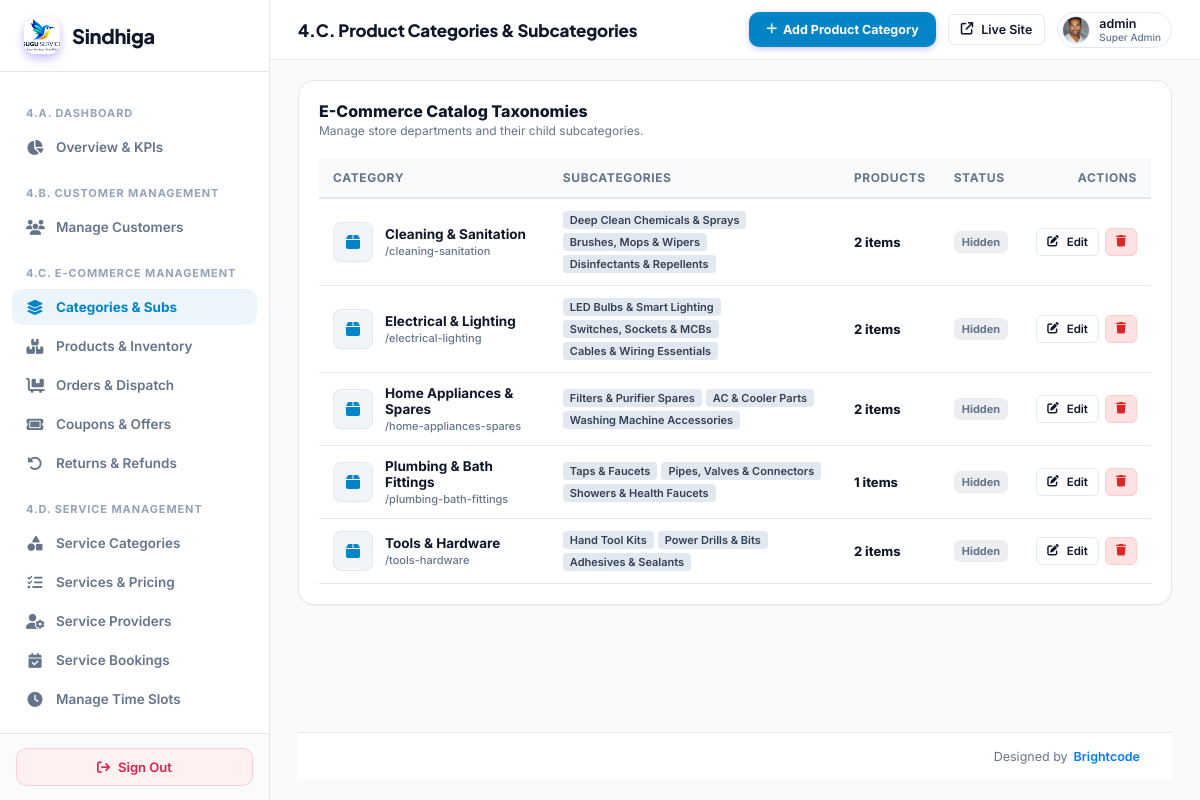
The app's page /super-admin/ecom/categories/ (signed in) with its own data.
### myapp/models.py (models this page shows, shortened)
class CustomUser(AbstractUser):
    ROLE_CHOICES = (
        ('ADMIN', 'Admin'),
        ('SERVICE_PROVIDER', 'Service Provider'),
        ('VENDOR', 'Vendor / Service Provider'),
        ('DELIVERY_PARTNER', 'Delivery Partner'),
        ('CUSTOMER', 'Customer'),
        ('USER', 'User / Customer'),
    )
    role = models.CharField(max_length=25, choices=ROLE_CHOICES, default='CUSTOMER')
    assigned_state = models.CharField(max_length=100, blank=True, null=True, help_text="Assigned State/Territory for Area Admin")
    assigned_city = models.CharField(max_length=100, blank=True, null=True, help_text="Assigned City (optional) for Area Admin")

class UserProfile(models.Model):
    user = models.OneToOneField(CustomUser, on_delete=models.CASCADE, related_name='user_profile')
    phone_number = models.CharField(max_length=20, blank=True, null=True)
    city = models.CharField(max_length=100, blank=True, null=True)
    state = models.CharField(max_length=100, blank=True, null=True)
    profile_image = models.ImageField(upload_to='user_profiles/', null=True, blank=True)

class ProductCategory(models.Model):
    name = models.CharField(max_length=150)
    slug = models.SlugField(max_length=150, unique=True, null=True, blank=True)
    description = models.TextField(blank=True, null=True)
    icon_class = models.CharField(max_length=100, default='bi-box-seam')
    image = models.ImageField(upload_to='product_categories/', null=True, blank=True)
    order = models.IntegerField(default=0)
    status = models.CharField(max_length=20, choices=(('active', 'Active'), ('inactive', 'Inactive')), default='active')
    created_at = models.DateTimeField(default=timezone.now)
    class Meta:
        verbose_name_plural = "Product Categories"
        ordering = ['order', 'name']

class ProductSubCategory(models.Model):
    category = models.ForeignKey(ProductCategory, on_delete=models.CASCADE, related_name='subcategories')
    name = models.CharField(max_length=150)
    slug = models.SlugField(max_length=150, null=True, blank=True)
    image = models.ImageField(upload_to='product_subcategories/', null=True, blank=True)
    status = models.CharField(max_length=20, choices=(('active', 'Active'), ('inactive', 'Inactive')), default='active')
    order = models.IntegerField(default=0)
    created_at = models.DateTimeField(default=timezone.now)
    class Meta:
        verbose_name_plural = "Product SubCategories"
        ordering = ['order', 'name']

### myapp/sindhiga_superadmin_canonical_views.py (the view)
# urls.py: path('super-admin/ecom/categories/', canon_admin.super_admin_ecom_categories, name='super_admin_ecom_categories'),
@user_passes_test(super_admin_check, login_url='/super-admin/login/')
def super_admin_ecom_categories(request):
    categories = ProductCategory.objects.prefetch_related('subcategories').annotate(
        product_count=Count('products')
    ).order_by('name')
    return render(request, 'superadmin/ecom_categories.html', {
        'categories': categories
    })

### myapp/sindhiga_superadmin_canonical_views.py (called while the page is built)
def super_admin_check(user):
    return user.is_authenticated and (user.is_superuser or user.is_staff or getattr(user, 'role', '') == 'ADMIN')

### templates/superadmin/ecom_categories.html (shortened to what this page needs)
{% extends 'superadmin/base.html' %}
{% block header_title %}4.C. Product Categories &amp; Subcategories{% endblock %}
{% block header_actions %}
<a href="{% url 'super_admin_ecom_category_create' %}" class="btn btn-primary btn-sm" style="background: var(--accent); color: white; padding: 8px 16px; border-radius: var(--r-sm); font-weight: 700; text-decoration: none; display: inline-flex; align-items: center; gap: 6px;">
  <i class="fa-solid fa-plus"></i> Add Product Category
</a>
{% endblock %}
{% block content %}
<div class="card" style="padding: 20px;">
  <div style="display: flex; justify-content: space-between; align-items: center; margin-bottom: 20px;">
    <div>
      <h3 style="font-size: 16px; font-weight: 800; color: var(--text-main); margin: 0;">E-Commerce Catalog Taxonomies</h3>
      <p style="font-size: 12px; color: var(--text-muted); margin: 2px 0 0;">Manage store departments and their child subcategories.</p>
    </div>
  </div>
  <div style="overflow-x: auto;">
    <table class="data-table" style="width: 100%; border-collapse: collapse; font-size: 13px;">
      <thead>
        <tr style="border-bottom: 2px solid var(--border); text-align: left; background: #f8fafc;">
          <th style="padding: 12px 14px; font-weight: 700; color: var(--text-muted);">Category</th>
          <th style="padding: 12px 14px; font-weight: 700; color: var(--text-muted);">Subcategories</th>
          <th style="padding: 12px 14px; font-weight: 700; color: var(--text-muted);">Products</th>
          <th style="padding: 12px 14px; font-weight: 700; color: var(--text-muted);">Status</th>
          <th style="padding: 12px 14px; font-weight: 700; color: var(--text-muted); text-align: right;">Actions</th>
        </tr>
      </thead>
      <tbody>
        {% for cat in categories %}
        <tr style="border-bottom: 1px solid var(--border);">
          <td style="padding: 12px 14px;">
            <div style="display: flex; align-items: center; gap: 12px;">
              <div style="width: 40px; height: 40px; border-radius: 8px; background: #f1f5f9; border: 1px solid var(--border); display: flex; align-items: center; justify-content: center; overflow: hidden; flex-shrink: 0;">
                {% if cat.image %}
                  <img src="{{ cat.image.url }}" alt="{{ cat.name }}" style="width: 100%; height: 100%; object-fit: cover;">
                {% else %}
                  <i class="fa-solid {{ cat.icon|default:'fa-box' }}" style="color: var(--accent); font-size: 16px;"></i>
                {% endif %}
              </div>
              <div>
                <strong style="font-size: 13.5px; color: var(--text-main); display: block;">{{ cat.name }}</strong>
                <span style="font-size: 11px; color: var(--text-muted);">/{{ cat.slug }}</span>
              </div>
            </div>
          </td>
          <td style="padding: 12px 14px;">
            <div style="display: flex; flex-wrap: wrap; gap: 4px; max-width: 320px;">
              {% for sub in cat.subcategories.all %}
                <span style="background: #e2e8f0; color: #334155; font-size: 11px; font-weight: 600; padding: 2px 7px; border-radius: 4px;">{{ sub.name }}</span>
              {% empty %}
                <span style="font-size: 11.5px; color: var(--text-muted); font-style: italic;">No subcategories</span>
              {% endfor %}
            </div>
          </td>
          <td style="padding: 12px 14px;">
            <span style="font-weight: 750; color: var(--text-main); font-size: 13px;">{{ cat.product_count }} items</span>
          </td>
          <td style="padding: 12px 14px;">
            {% if cat.is_active %}
              <span class="badge" style="background: rgba(16,185,129,0.12); color: #059669; padding: 4px 8px; border-radius: 6px; font-weight: 700; font-size: 11px;">Active</span>
            {% else %}
              <span class="badge" style="background: rgba(100,116,139,0.12); color: #64748b; padding: 4px 8px; border-radius: 6px; font-weight: 700; font-size: 11px;">Hidden</span>
            {% endif %}
          </td>
          <td style="padding: 12px 14px; text-align: right;">
            <div style="display: inline-flex; gap: 6px;">
              <a href="{% url 'super_admin_ecom_category_edit' cat.id %}" class="btn btn-outline btn-sm" style="padding: 5px 10px; border: 1px solid var(--border); border-radius: 6px; text-decoration: none; font-size: 11.5px; font-weight: 600; color: var(--text-main);">
                <i class="fa-solid fa-pen-to-square"></i> Edit
              </a>
              <a href="{% url 'super_admin_ecom_category_delete' cat.id %}" onclick="return confirm('Delete category {{ cat.name }} and unlink associated items?');" class="btn btn-sm" style="padding: 5px 10px; border-radius: 6px; text-decoration: none; font-size: 11.5px; font-weight: 600; background: #fee2e2; color: #dc2626; border: 1px solid #fecaca;">
                <i class="fa-solid fa-trash"></i>
              </a>
            </div>
          </td>
        </tr>
        {% empty %}
        <tr>
          <td colspan="5" style="text-align: center; padding: 32px; color: var(--text-muted);">
            No product categories created yet. Click "Add Product Category" above.
          </td>
        </tr>
        {% endfor %}
      </tbody>
    </table>
  </div>
</div>
{% endblock %}

### templates/superadmin/base.html (shortened to what this page needs)
{% load static %}
<!DOCTYPE html>
<html lang="en">
<head>
  <link rel="stylesheet" href="https://cdnjs.cloudflare.com/ajax/libs/font-awesome/6.5.2/css/all.min.css">
</head>
<body>
  <aside class="sidebar">
    <a href="{% url 'super_admin_dashboard' %}" class="sidebar-brand">
      <div class="sidebar-brand-icon" style="background:transparent;padding:0;overflow:hidden;display:flex;align-items:center;justify-content:center;">
        <img src="{% static 'images/logo.png' %}" alt="Sindhiga" style="height:36px;width:auto;object-fit:contain;">
      </div>
      <span>Sindhiga</span>
    </a>
    <div class="sidebar-nav">
      <div class="nav-section">4.A. Dashboard</div>
      <a href="{% url 'super_admin_dashboard' %}" class="nav-item {% if request.path == '/super-admin/' %}active{% endif %}">
        <i class="fa-solid fa-chart-pie"></i>
        <span>Overview &amp; KPIs</span>
      </a>
      <div class="nav-section">4.B. Customer Management</div>
      <a href="{% url 'super_admin_customers' %}" class="nav-item {% if '/super-admin/customers' in request.path %}active{% endif %}">
        <i class="fa-solid fa-users"></i>
        <span>Manage Customers</span>
      </a>
      <div class="nav-section">4.C. E-Commerce Management</div>
      <a href="{% url 'super_admin_ecom_categories' %}" class="nav-item {% if '/super-admin/ecom/categories' in request.path %}active{% endif %}">
        <i class="fa-solid fa-layer-group"></i>
        <span>Categories &amp; Subs</span>
      </a>
      <a href="{% url 'super_admin_ecom_products' %}" class="nav-item {% if '/super-admin/ecom/products' in request.path %}active{% endif %}">
        <i class="fa-solid fa-boxes-stacked"></i>
        <span>Products &amp; Inventory</span>
      </a>
      <a href="{% url 'super_admin_ecom_orders' %}" class="nav-item {% if '/super-admin/ecom/orders' in request.path %}active{% endif %}">
        <i class="fa-solid fa-cart-flatbed"></i>
        <span>Orders &amp; Dispatch</span>
      </a>
      <a href="{% url 'super_admin_ecom_coupons' %}" class="nav-item {% if '/super-admin/ecom/coupons' in request.path %}active{% endif %}">
        <i class="fa-solid fa-ticket"></i>
        <span>Coupons &amp; Offers</span>
      </a>
      <a href="{% url 'super_admin_ecom_returns' %}" class="nav-item {% if '/super-admin/ecom/returns' in request.path %}active{% endif %}">
        <i class="fa-solid fa-rotate-left"></i>
        <span>Returns &amp; Refunds</span>
      </a>
      <div class="nav-section">4.D. Service Management</div>
      <a href="{% url 'super_admin_service_categories' %}" class="nav-item {% if '/super-admin/services/categories' in request.path %}active{% endif %}">
        <i class="fa-solid fa-shapes"></i>
        <span>Service Categories</span>
      </a>
      <a href="{% url 'super_admin_service_catalog' %}" class="nav-item {% if '/super-admin/services/catalog' in request.path %}active{% endif %}">
        <i class="fa-solid fa-list-check"></i>
        <span>Services &amp; Pricing</span>
      </a>
      <a href="{% url 'super_admin_service_providers' %}" class="nav-item {% if '/super-admin/services/providers' in request.path %}active{% endif %}">
        <i class="fa-solid fa-user-gear"></i>
        <span>Service Providers</span>
      </a>
      <a href="{% url 'super_admin_service_bookings' %}" class="nav-item {% if '/super-admin/services/bookings' in request.path %}active{% endif %}">
        <i class="fa-solid fa-calendar-check"></i>
        <span>Service Bookings</span>
      </a>
      <a href="{% url 'super_admin_service_time_slots' %}" class="nav-item {% if '/super-admin/services/time-slots' in request.path %}active{% endif %}">
        <i class="fa-solid fa-clock"></i>
        <span>Manage Time Slots</span>
      </a>
      <div class="nav-section">4.E. Delivery Management</div>
    </div>
    <div class="sidebar-footer">
      <a href="{% url 'logout' %}" class="btn-logout">
        <i class="fa-solid fa-arrow-right-from-bracket"></i>
        <span>Sign Out</span>
      </a>
    </div>
  </aside>
  <main class="main-area">
    <header class="header">
      <div class="header-title">
        {% block header_title %}Control Center{% endblock %}
      </div>
      <div class="header-actions">
        {% block header_actions %}{% endblock %}
        <a href="/" target="_blank" class="btn btn-outline btn-sm" title="Preview Public Site">
          <i class="fa-solid fa-arrow-up-right-from-square"></i>
          <span>Live Site</span>
        </a>
        <div class="admin-profile" style="display: flex; align-items: center; gap: 9px; padding: 3px 10px 3px 4px; background: #ffffff; border-radius: 20px; border: 1px solid #e2e8f0;">
          {% if request.user.user_profile.profile_image %}
            <img src="{{ request.user.user_profile.profile_image.url }}" alt="{{ request.user.username }}" style="width: 28px; height: 28px; border-radius: 50%; object-fit: cover; border: 1px solid #e2e8f0; flex-shrink: 0;">
          {% else %}
            <div class="avatar" style="width: 28px; height: 28px; font-size: 12px; background: #f1f5f9; color: #475569; border: 1px solid #e2e8f0;">
              {{ request.user.username|slice:":1"|upper }}
            </div>
          {% endif %}
          <div style="font-size: 12.5px; font-weight: 600; color: #0f172a; line-height: 1.2;">
            {{ request.user.username }}
            <span style="display: block; font-size: 10px; color: #64748b; font-weight: 500;">Super Admin</span>
          </div>
        </div>
      </div>
    </header>
    <div class="content-wrapper" style="display:flex; flex-direction:column; min-height:calc(100vh - 64px);">
      <div class="content-container" style="flex:1;">
        {% block content %}{% endblock %}
      </div>
      <footer class="superadmin-footer" style="padding:16px 32px; background:#ffffff; border-top:1px solid #e2e8f0; display:flex; justify-content:flex-end; align-items:center; font-size:12.5px; color:#64748b; margin-top:auto;">
        <div style="display:flex; align-items:center; gap:6px;">
          <span>Designed by</span>
          <a href="https://www.brightcodess.com/" target="_blank" rel="noopener noreferrer" style="display:inline-flex; align-items:center; text-decoration:none;">
            <span style="display:none; color:#007bff; font-weight:600;">Brightcode</span>
          </a>
        </div>
      </footer>
    </div>
  </main>
</body>
</html>

### records on screen
CustomUser: user.user_profile.profile_image (picture), user.username "admin"
ProductCategory: name "Cleaning & Sanitation", slug "cleaning-sanitation", product_count "2"
ProductSubCategory: name "Deep Clean Chemicals & Sprays"
ProductSubCategory: name "Brushes, Mops & Wipers"
ProductSubCategory: name "Disinfectants & Repellents"
ProductCategory: name "Electrical & Lighting", slug "electrical-lighting", product_count "2"
ProductSubCategory: name "LED Bulbs & Smart Lighting"
ProductSubCategory: name "Switches, Sockets & MCBs"
ProductSubCategory: name "Cables & Wiring Essentials"
ProductCategory: name "Home Appliances & Spares", slug "home-appliances-spares", product_count "2"
ProductSubCategory: name "Filters & Purifier Spares"
ProductSubCategory: name "AC & Cooler Parts"
ProductSubCategory: name "Washing Machine Accessories"
ProductCategory: name "Plumbing & Bath Fittings", slug "plumbing-bath-fittings", product_count "1"
ProductSubCategory: name "Taps & Faucets"
ProductSubCategory: name "Pipes, Valves & Connectors"
ProductSubCategory: name "Showers & Health Faucets"
ProductCategory: name "Tools & Hardware", slug "tools-hardware", product_count "2"
ProductSubCategory: name "Hand Tool Kits"
ProductSubCategory: name "Power Drills & Bits"
ProductSubCategory: name "Adhesives & Sealants"
